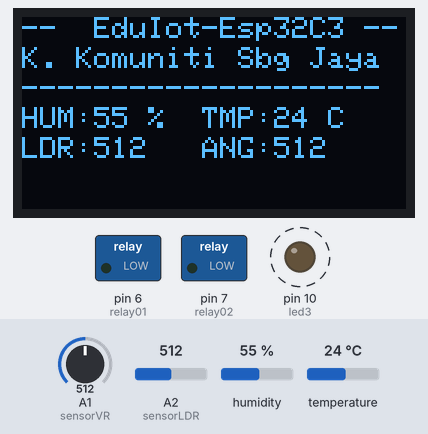
A sketch run on a simulated Arduino Uno, built with avr-gcc and run on an emulated ATmega328P. Shown: 128×64 one-colour display, switched loads named in the sketch (green lamp = pin HIGH), output pins drawn as LEDs (lit = HIGH). Dashed ring = blinking. The test bench sets the inputs (shaded band); at power-on: humidity 55 %, A1 (sensorVR) = 512, A2 (sensorLDR) = 512, temperature 24 °C. Pins used as bus, display or sensor lines are not drawn; what the sketch prints to the serial monitor is not drawn.

Above: at 4.7 s.
4.8 s: humidity set to 22 %
At 6.5 s:
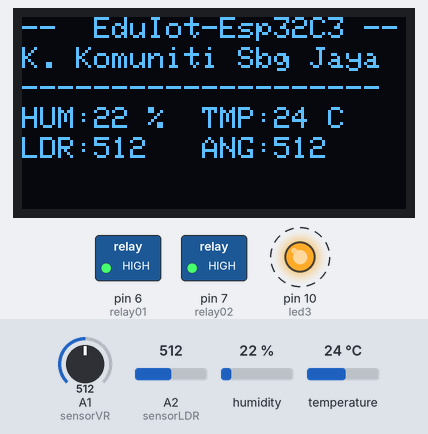
7.6 s: A1 (sensorVR) set to 716
At 8.6 s:
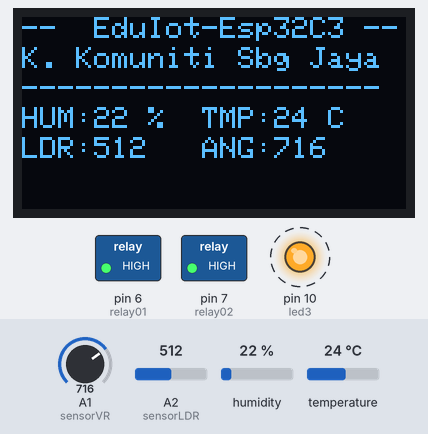
9.7 s: A2 (sensorLDR) set to 306
At 10.7 s:
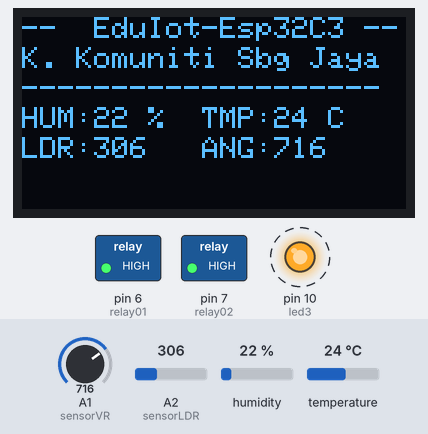
11.8 s: temperature set to 12 °C
At 12.8 s:
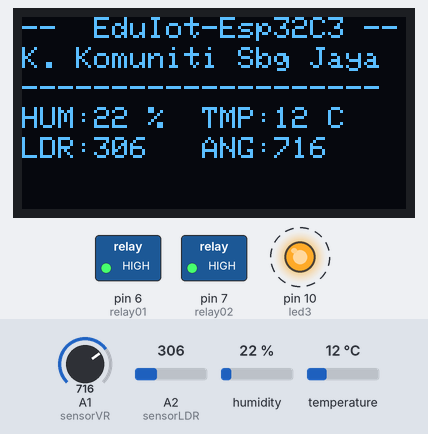
13.9 s: A1 (sensorVR) set to 992
At 14.9 s:
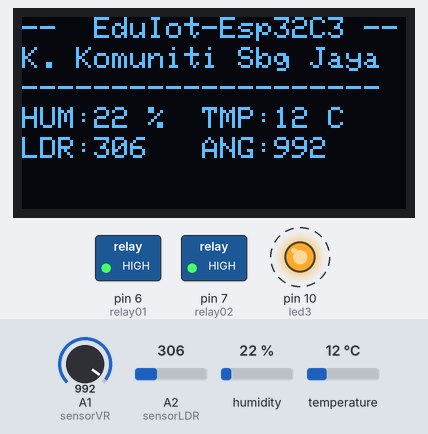
16.0 s: A2 (sensorLDR) set to 30
At 17.0 s:
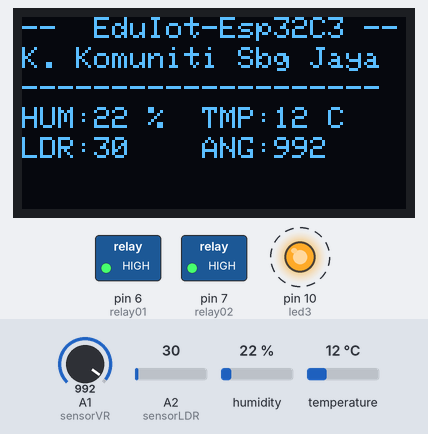
Timing chart, 0 to 19.1 s (numbered marks = the images above; inputs shaded):
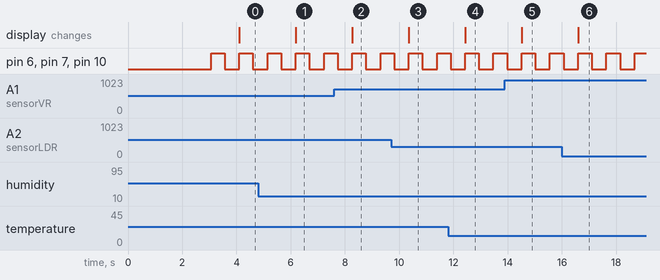

Measured:
- after the input at 4.8 s, the display: changes after 1.4 s (image 1)
- after the input at 7.6 s, the display: changes after 0.67 s (image 2)
- after the input at 9.7 s, the display: changes after 0.66 s (image 3)
- after the input at 11.8 s, the display: changes after 0.64 s (image 4)
- after the input at 13.9 s, the display: changes after 0.62 s (image 5)
- after the input at 16.0 s, the display: changes after 0.60 s (image 6)
- by itself, pin 6 (relay01), pin 7 (relay02), pin 10 (led3): alternates HIGH for 0.50 s and LOW for 0.54 s

The sketch:

EduIotc3_BoardTest_02.ino
```cpp
/*------------------------------------------------------------------
  ===================  Seksyen 1 - HEADER        ===================
  ------------------------------------------------------------------*/

//-------------------------------------------------------------------
//=  A. - Library  include and define  yang diperlukan              =
//-------------------------------------------------------------------

#include <Adafruit_SSD1306.h>
#include "DHT.h"

//--------------------------------------------------------------------------
//-----b. - ISTIHAR Sambungan nama Pin dengan Nombor Fizikal PIN ----
//--------------------------------------------------------------------------

#define relay01     6  // digital OUTPUT - RELAY 1
#define relay02     7  // digital OUTPUT - RELAY 2
#define led3        10  // digital OUTPUT - RELAY 2
#define buzzer      0  // digital OUTPUT - BUZZER
#define sensorLDR   2  // analog INPUT   - Sensor Cahaya
#define sensorVR    1  // analog INPUT   - Sensor Cahaya
#define DHTPIN      5
#define DHTTYPE DHT22

//---Penentuan Saiz Skrin OLED --
#define SCREEN_WIDTH 128 // OLED display width, in pixels
#define SCREEN_HEIGHT 64 // OLED display height, in pixels


//-----d. - Cipta Objek dari Librari berkaitan------------------ ----
//--------------------------------------------------------------------------

// Istihar objek bagi Module DHT
DHT dht(DHTPIN, DHTTYPE);

// Istihar objek bagi Module OLED Display - SSD1306
Adafruit_SSD1306 paparOled(SCREEN_WIDTH, SCREEN_HEIGHT, &Wire, -1);


//##################  Seksyen 1 - TAMAT #############################


//###################################################
//==================  Seksyen 2 - Fungsi Setup ======================
//-------------------------------------------------------------------

void setup() {
  pinMode(relay01,OUTPUT);
  pinMode(relay02,OUTPUT);
  pinMode(led3,OUTPUT);
  pinMode(buzzer,OUTPUT);

  Serial.begin(115200); // initialize serial

  dht.begin();

  if(!paparOled.begin(SSD1306_SWITCHCAPVCC, 0x3C)) { // Address 0x3D for 128x64
    Serial.println(F("SSD1306 allocation failed"));
    for(;;);
  }

  paparOled.clearDisplay();
  paparOled.setTextSize(1);
  paparOled.setTextColor(WHITE);
  paparOled.setCursor(0,0);
  paparOled.println("--- ESP32C3- MINI ---");
  paparOled.setCursor(0,10);
  paparOled.println("K. Komuniti Sbg Jaya");
  paparOled.setCursor(0,20);
  paparOled.println("--------------------");
  paparOled.display();
  delay(3000);
}
//##################  Seksyen 2 - TAMAT #############################

//==============  Seksyen 3 - Fungsi Utama (LOOP) ===================
//-------------------------------------------------------------------
void loop() {

 //-----LED ------------------------------------------------------------------
  digitalWrite(relay01,HIGH);
  digitalWrite(relay02,HIGH);
  digitalWrite(led3,HIGH);
  digitalWrite(buzzer,LOW);
  delay(500);
  digitalWrite(relay01,LOW);
  digitalWrite(relay02,LOW);
  digitalWrite(led3,LOW);
  digitalWrite(buzzer,HIGH);
  delay(500);

 //------SENSOR 1 -------------------------------------------------------------

  int dataLDR = analogRead(sensorLDR);
  Serial.print("Cahaya: ");
  Serial.println(dataLDR);

 //------SENSOR 1 -------------------------------------------------------------

  int dataVR = analogRead(sensorVR);
  Serial.print("Cahaya: ");
  Serial.println(dataVR);

 //------SENSOR 2 -------------------------------------------------------------
  float humid = dht.readHumidity();
  float temp = dht.readTemperature();

  Serial.print("Humidity: ");
  Serial.println(humid);
  Serial.print("Temperature: ");
  Serial.print(temp);
  Serial.println("°C ");

 //------DISPLAY OLED   -----------------------------------------------------------

  paparOled.clearDisplay();
  paparOled.setTextSize(1);
  paparOled.setTextColor(WHITE);
  paparOled.setCursor(0,0);
  //paparOled.println("--- ESP32C3- MINI ---");
  paparOled.println("--  EduIot-Esp32C3 --");
  paparOled.setCursor(0,10);
  paparOled.println("K. Komuniti Sbg Jaya");
  paparOled.setCursor(0,20);
  paparOled.println("--------------------");
  // ---- display Humidity
  paparOled.setCursor(0,30);
  paparOled.print("HUM:");
  paparOled.print(humid,0);
  paparOled.print(" %");
  // ---- display Temperature
  paparOled.setCursor(60,30);
  paparOled.print("TMP:");
  paparOled.print(temp,0);
  paparOled.print(" C");
  // ---- display Light intensity
  paparOled.setCursor(0,40);
  paparOled.print("LDR:");
  paparOled.print(dataLDR);

  paparOled.setCursor(60,40);
  paparOled.print("ANG:");
  paparOled.print(dataVR);
  paparOled.display();
 //-----------end ----------------------------------

}
//##################  Seksyen 3 - TAMAT #############################
```
